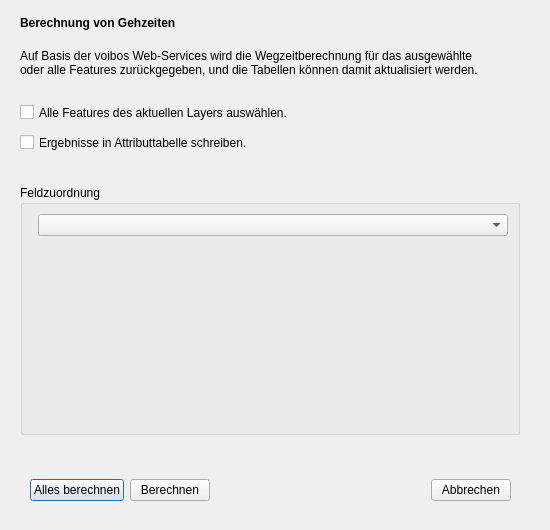
<?xml version="1.0" encoding="UTF-8"?>
<ui version="4.0">
 <class>GehzeitberechnungDialogBase</class>
 <widget class="QDialog" name="GehzeitberechnungDialogBase">
  <property name="geometry">
   <rect>
    <x>0</x>
    <y>0</y>
    <width>550</width>
    <height>530</height>
   </rect>
  </property>
  <property name="font">
   <font>
    <pointsize>9</pointsize>
   </font>
  </property>
  <property name="windowTitle">
   <string>Gehzeitberechnung</string>
  </property>
  <widget class="QLabel" name="label_4">
   <property name="geometry">
    <rect>
     <x>20</x>
     <y>0</y>
     <width>371</width>
     <height>46</height>
    </rect>
   </property>
   <property name="font">
    <font>
     <pointsize>9</pointsize>
     <weight>75</weight>
     <bold>true</bold>
    </font>
   </property>
   <property name="text">
    <string>Berechnung von Gehzeiten</string>
   </property>
  </widget>
  <widget class="QLabel" name="label_5">
   <property name="geometry">
    <rect>
     <x>20</x>
     <y>40</y>
     <width>481</width>
     <height>60</height>
    </rect>
   </property>
   <property name="text">
    <string>&lt;html&gt;&lt;head/&gt;&lt;body&gt;&lt;p&gt;Auf Basis der voibos Web-Services wird die Wegzeitberechnung für das ausgewählte&lt;br/&gt;oder alle Features zurückgegeben, und die Tabellen können damit aktualisiert werden.&lt;br/&gt;&lt;/p&gt;&lt;/body&gt;&lt;/html&gt;</string>
   </property>
  </widget>
  <widget class="QCheckBox" name="checkBox_nur_nicht_Grenzkataster">
   <property name="geometry">
    <rect>
     <x>20</x>
     <y>100</y>
     <width>371</width>
     <height>25</height>
    </rect>
   </property>
   <property name="text">
    <string>Alle Features des aktuellen Layers auswählen.</string>
   </property>
  </widget>
  <widget class="QCheckBox" name="checkBox_update_table">
   <property name="geometry">
    <rect>
     <x>20</x>
     <y>130</y>
     <width>371</width>
     <height>25</height>
    </rect>
   </property>
   <property name="text">
    <string>Ergebnisse in Attributtabelle schreiben.</string>
   </property>
  </widget>
  <widget class="QGroupBox" name="groupBox_field_mapping">
   <property name="geometry">
    <rect>
     <x>20</x>
     <y>185</y>
     <width>500</width>
     <height>250</height>
    </rect>
   </property>
   <property name="visible">
    <bool>false</bool>
   </property>
   <property name="title">
    <string>Feldzuordnung</string>
   </property>
   <layout class="QFormLayout" name="formLayout_field_mapping">
    <item row="0" column="1">
     <widget class="QComboBox" name="combo_target_slope"/>
    </item>
   </layout>
  </widget>
  <widget class="QWidget" name="button_container">
   <property name="geometry">
    <rect>
     <x>30</x>
     <y>470</y>
     <width>481</width>
     <height>40</height>
    </rect>
   </property>
   <layout class="QHBoxLayout" name="horizontalLayout_buttons">
    <item>
     <widget class="QPushButton" name="pushButton_calculate_all">
      <property name="text">
       <string>Alles berechnen</string>
      </property>
     </widget>
    </item>
    <item>
     <widget class="QPushButton" name="pushButton_calculate_selected">
      <property name="text">
       <string>Berechnen</string>
      </property>
     </widget>
    </item>
    <item>
     <spacer name="horizontalSpacer">
      <property name="orientation">
       <enum>Qt::Horizontal</enum>
      </property>
      <property name="sizeHint" stdset="0">
       <size>
        <width>40</width>
        <height>20</height>
       </size>
      </property>
     </spacer>
    </item>
    <item>
     <widget class="QPushButton" name="pushButton_cancel">
      <property name="text">
       <string>Abbrechen</string>
      </property>
     </widget>
    </item>
   </layout>
  </widget>
 </widget>
 <resources/>
 <connections/>
</ui>
